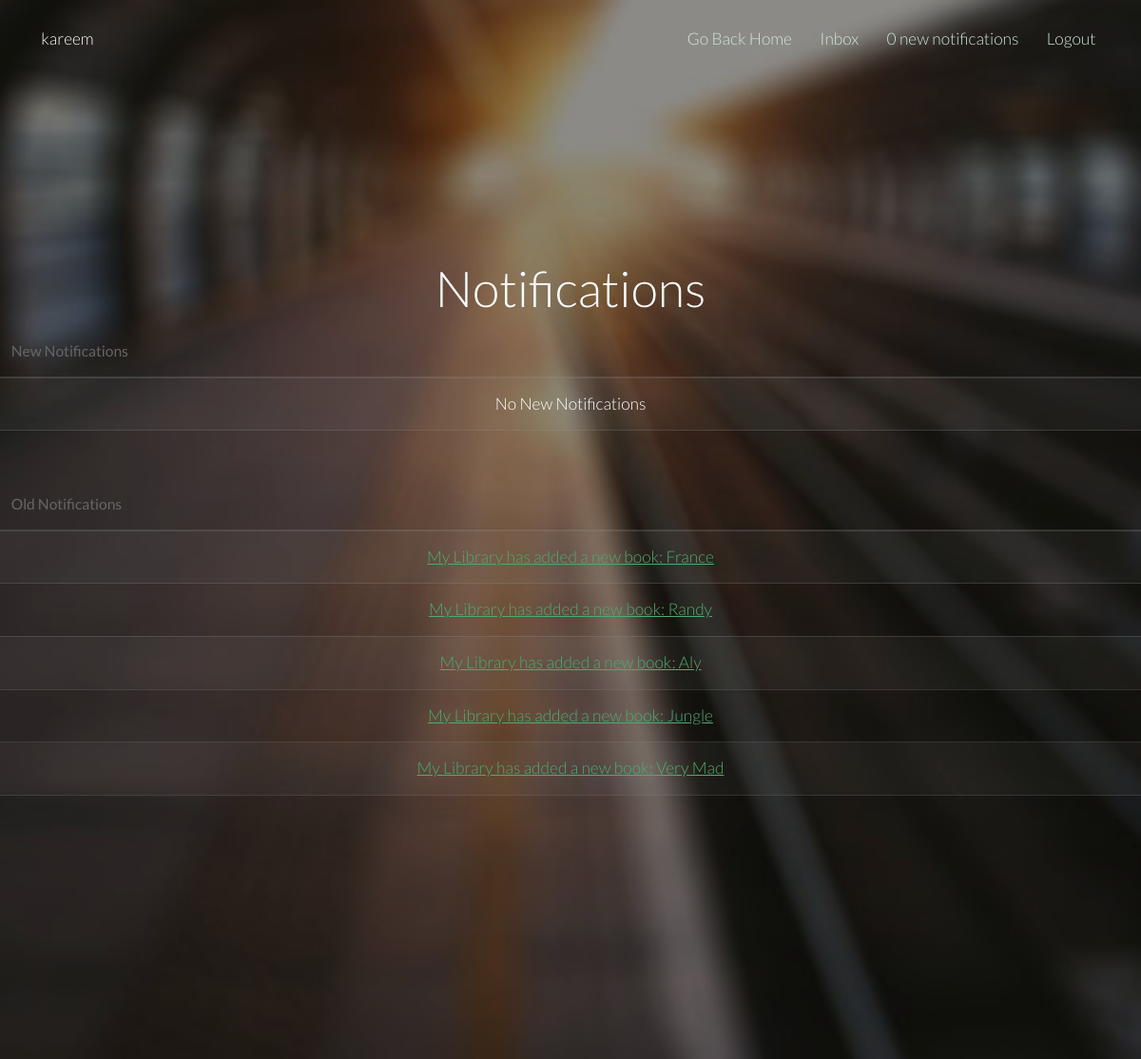
The app's page /main/notification-list/ (signed in), older data.
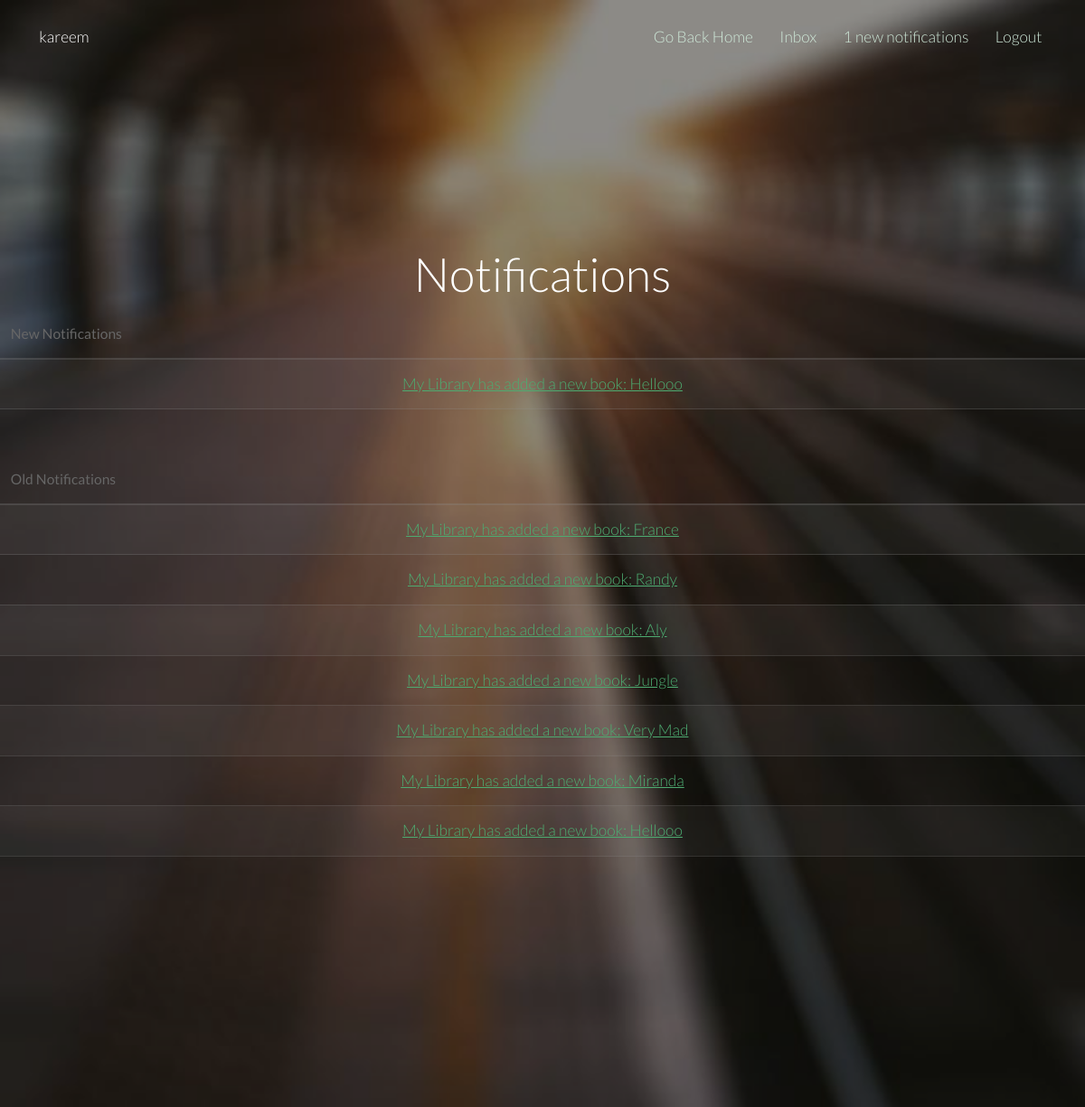
The same page, newer data.
### main/models.py (models this page shows)
class NotificationCenter(models.Model):
    read = models.IntegerField(default=0)
    receiver = models.ForeignKey(User)
    notification = models.ForeignKey(Notification)

class Notification(models.Model):
    verb = models.TextField()
    actor = models.ForeignKey(User)
    library = models.ForeignKey(Library)
    book = models.ForeignKey(Book)

### main/views.py (the view)
class NotificationListView(LoginRequiredMixin, ListView):
    model = NotificationCenter
    template_name = "main/notification_list.html"
    def get_context_data(self, **kwargs):
        context = super(NotificationListView, self).get_context_data(**kwargs)
        if self.request.user.is_authenticated():
            current_user_id = self.request.user
            try:
                var = NotificationCenter.objects.all()
                context['read_notifications'] = var.filter(
                    receiver_id=current_user_id, read=1)
                object_list = NotificationCenter.objects.filter(
                    receiver_id=current_user_id,
                    read=0)
                context['object_list'] = object_list
                if object_list:
                    for obj in object_list:
                        obj.read = 1
                        obj.save()
                    context['count'] = object_list.count()
                else:
                    context['count'] = 0
            except:
                pass
            return context

### templates/main/notification_list.html (shortened to what this page needs)
<!DOCTYPE html>
{% load staticfiles %}
<html>
	<head>
		<link rel="stylesheet" href="{% static "css/skel.css" %}" />
		<link rel="stylesheet" href="{% static "css/style.css" %}" />
		<link rel="stylesheet" href="{% static "css/style-xlarge.css" %}" />
	</head>
	<body class="landing">
		<header id="header">
			{% if user.is_authenticated %}
				<h1>{{user.username}}</h1>
			{% endif %}
			<nav id="nav">
				{% if user.is_authenticated %}
				<ul>
					<li><a href="/main/">Go Back Home</a></li>
					<li><a href="/messages/inbox/">Inbox</a></li>
					<li><a href="{% url "notification-list" %}">{{ count }} new notifications</a></li>
					<li><a href="{% url "logout" %}">Logout</a></li>
				</ul>
				{% else %}
				<ul>
					<li><a href="/main/register/">Register Here</a></li>
					<li><a href="{% url "login" %}">Login</a></li>
				</ul>
				{% endif %}
			</nav>
		</header>
		<section id="banner" class="wrapper">
			<div class="container">
				<section>
					<h2>Notifications</h2>
					<div class="table-wrapper">
							<table>
								<thead>
									<tr>
										<th>New Notifications</th>
									</tr>
								</thead>
								<tbody>
									{% if object_list %}
										{% for notification in object_list %}
											<tr>
												<td><a href="{% url "book-detail" notification.notification.book.library.slug notification.notification.book.slug %}">{{ notification.notification.verb }}</a></td>
											</tr>
										{% endfor %}
									{% else %}
										<tr>
											<td>No New Notifications</td>
										</tr>
									{% endif %}
								</tbody>
							</table>
							<br>
							<table>
								<thead>
									<tr>
										<th>Old Notifications</th>
									</tr>
								</thead>
								<tbody>
									{% if read_notifications %}
										{% for notification in read_notifications %}
											<tr>
												<td><a href="{% url "book-detail" notification.notification.book.library.slug notification.notification.book.slug %}">{{ notification.notification.verb }}</a></td>
											</tr>
										{% endfor %}
									{% else %}
										<tr>
											<td>No Old Notifications</td>
										</tr>
									{% endif %}
								</tbody>
							</table>
					</div>
				</section>
			</div>
		</section>
	</body>
</html>

Row changes from the older to the newer data that the page shows:
added NotificationCenter: notification.verb "My Library has added a new book: Hellooo"
added NotificationCenter: notification.verb "My Library has added a new book: Miranda"
Text that changed along with them:
{{ count }}: "0" → "1"
text no longer shown: "No New Notifications"
